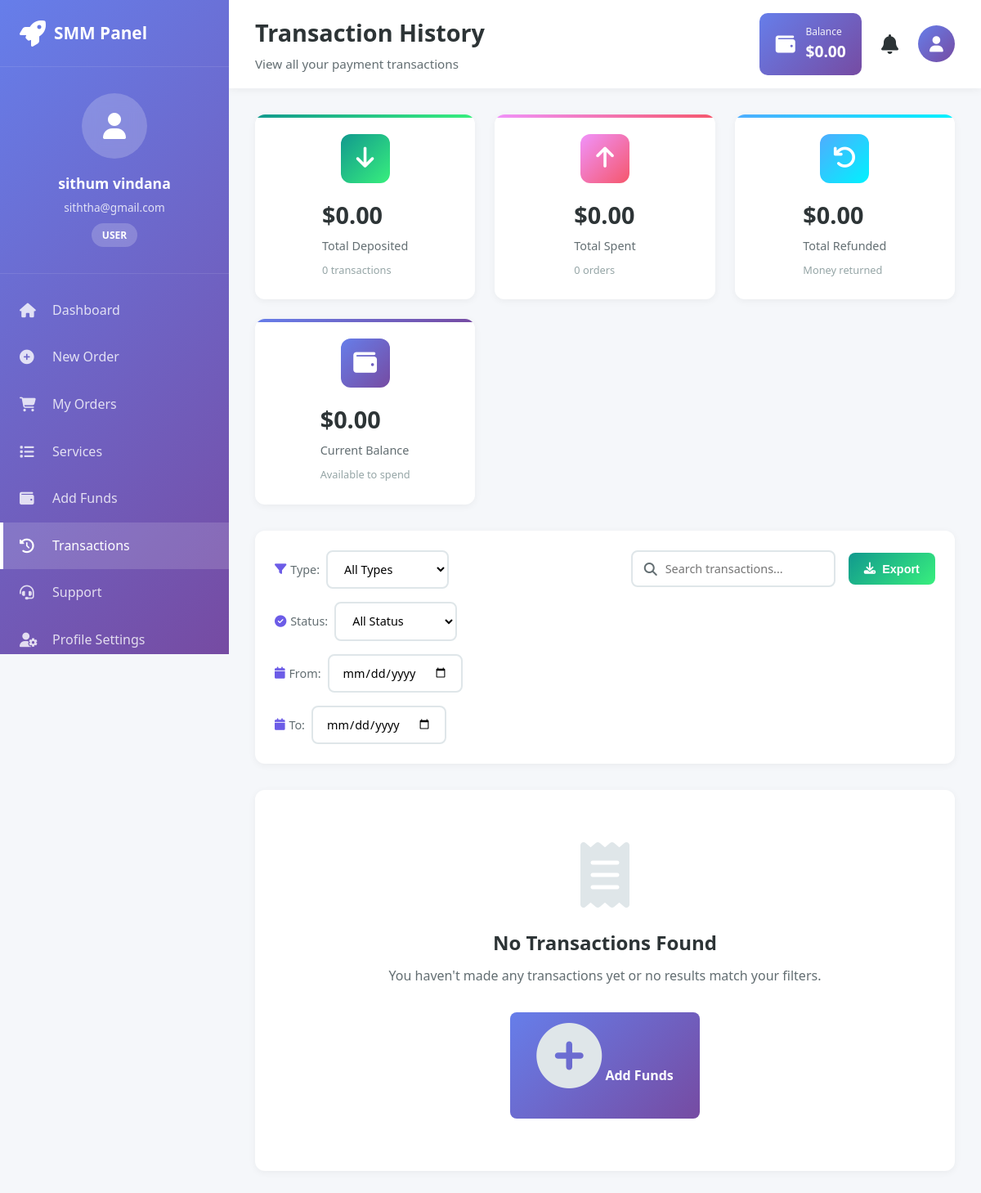
/transactions.php (signed in), run on the app's committed database.
### tables this page shows
CREATE TABLE `users` (
  `id` int(11) NOT NULL,
  `full_name` varchar(100) NOT NULL,
  `email` varchar(100) NOT NULL,
  `username` varchar(50) NOT NULL,
  `password` varchar(255) NOT NULL,
  `user_role` enum('admin','user','reseller') DEFAULT 'user',
  `balance` decimal(10,2) DEFAULT 0.00,
  `status` enum('active','suspended','inactive') DEFAULT 'active',
  `api_key` varchar(64) DEFAULT NULL,
  `profile_image` varchar(255) DEFAULT NULL,
  `phone` varchar(20) DEFAULT NULL,
  `verification_token` varchar(64) DEFAULT NULL,
  `ip_address` varchar(45) DEFAULT NULL,
  `country` varchar(50) DEFAULT NULL,
  `created_at` timestamp NOT NULL DEFAULT current_timestamp(),
  `last_login` timestamp NULL DEFAULT NULL,
  `updated_at` timestamp NOT NULL DEFAULT current_timestamp() ON UPDATE current_timestamp()
);

### transactions.php (the view, shortened to what the rows shown need)
<?php
require_once 'config.php';
$user_id = $_SESSION['user_id'];
$user_query = mysqli_query($conn, "SELECT * FROM users WHERE id = $user_id");
$user = mysqli_fetch_assoc($user_query);
?>
<!DOCTYPE html>
<html lang="en">
<head>
    <link rel="stylesheet" href="assets/css/styles.css?v=<?php echo time(); ?>">
    <link rel="stylesheet" href="assets/css/dashboard.css?v=<?php echo time(); ?>">
    <link rel="stylesheet" href="assets/css/transactions.css?v=<?php echo time(); ?>">
    <link rel="stylesheet" href="https://cdnjs.cloudflare.com/ajax/libs/font-awesome/6.4.0/css/all.min.css">
</head>
<body class="dashboard-body">
    <aside class="sidebar" id="sidebar">
        <div class="sidebar-user">
            <div class="user-info">
                <h4><?php echo htmlspecialchars($user['full_name']); ?></h4>
                <p><?php echo htmlspecialchars($user['email']); ?></p>
                <span class="user-badge"><?php echo ucfirst($user['user_role']); ?></span>
            </div>
        </div>
    </aside>
    <div class="main-content">
        <header class="top-header">
            <div class="header-title">
                <h1>Transaction History</h1>
            </div>
            <div class="header-actions">
                <div class="balance-display">
                    <div>
                        <small>Balance</small>
                        <strong>$<?php echo number_format($user['balance'], 2); ?></strong>
                    </div>
                </div>
            </div>
        </header>
        <div class="dashboard-content">
            <div class="transaction-stats-grid">
                <div class="stat-card balance">
                    <div class="stat-info">
                        <h3>$<?php echo number_format($user['balance'], 2); ?></h3>
                        <p>Current Balance</p>
                        <small>Available to spend</small>
                    </div>
                </div>
            </div>
        </div>
    </div>
</body>
</html>

### data on the page
users: full_name "sithum vindana", email "siththa@gmail.com", user_role "USER", balance "0.00"

### other printed values
$stats['total_deposited'] "0.00"
$stats['deposit_count'] "0"
$stats['total_spent'] "0.00"
$stats['order_count'] "0"
$stats['total_refunded'] "0.00"
